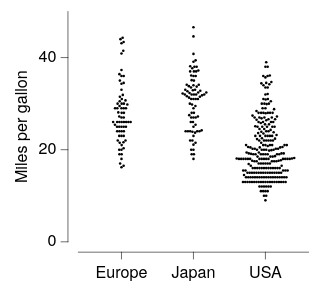

Source (Vega-Lite JSON):
### Vega-Lite specification from a JSON file in a GitHub repository (floating-point values rounded to 4 significant figures; data arrays with more than 128 entries replaced by an {"elided": "..."} marker saying what was removed)
{"background": null, "config": {"arc": {"fill": "#DBDBDB", "fillOpacity": 1.0, "innerRadius": 25.0, "padAngle": 0.03, "stroke": "black", "strokeOpacity": 1, "strokeWidth": 0.25}, "area": {"fill": "#DBDBDB", "fillOpacity": 1.0, "stroke": "black", "strokeOpacity": 1, "strokeWidth": 0.25}, "axis": {"domain": true, "domainCap": "round", "domainColor": "black", "domainWidth": 0.25, "grid": false, "gridCap": "round", "gridColor": "#F1F1F1", "gridDash": [0, 0], "gridOpacity": 1.0, "gridWidth": 0.25, "labelColor": "black", "labelFont": "Helvetica Neue, HelveticaNeue, Helvetica, Arial, sans-serif", "labelFontSize": 7, "labelFontStyle": "normal", "labelFontWeight": 400, "offset": 4.5, "ticks": true, "tickCap": "round", "tickColor": "black", "tickRound": false, "tickSize": 3, "tickWidth": 0.25, "titleColor": "black", "titleFont": "Helvetica Neue, HelveticaNeue, Helvetica, Arial, sans-serif", "titleFontSize": 7, "titleFontStyle": "normal", "titleFontWeight": 400}, "axisX": {"domain": true, "labelAlign": "center", "labelAngle": 0, "labels": true, "ticks": true, "translate": 0}, "axisY": {"domain": true, "labelAlign": "right", "labelAngle": 0, "labels": true, "ticks": true, "translate": 0}, "axisRight": {"domain": true, "labelAlign": "left", "labelAngle": 0, "labels": true, "ticks": true, "translate": 0}, "axisTop": {"domain": true, "labelAlign": "center", "labelAngle": 0, "labels": true, "ticks": true, "translate": 0}, "axisBand": {"tickOffset": 0}, "bar": {"fill": "#DBDBDB", "fillOpacity": 1.0, "stroke": "black", "strokeOpacity": 1, "strokeWidth": 0.25}, "boxplot": {"size": 9.0, "ticks": {"cornerRadius": 0.25, "fill": "black", "opacity": 1, "size": 4.5, "thickness": 0.25}, "box": {"fillOpacity": 1.0, "stroke": "black", "strokeOpacity": 1, "strokeWidth": 0.25}, "median": {"cornerRadius": 0, "fill": "black", "fillOpacity": 1.0, "opacity": 1, "size": 9.0, "thickness": 0.25}, "rule": {"fill": "black", "fillOpacity": 1.0, "size": 10.0, "stroke": "black", "strokeDash": [0, 0], "strokeOpacity": 1, "strokeWidth": 0.25}, "outliers": {"color": "black", "fill": "black", "fillOpacity": 1.0, "size": 0, "stroke": "black", "strokeOpacity": 1, "strokeWidth": 0.25}}, "circle": {"fill": "black", "fillOpacity": 1.0, "size": 1.25, "stroke": null, "strokeOpacity": 1, "strokeWidth": 0.25}, "errorband": {"band": {"fillOpacity": 0.6, "stroke": null, "strokeWidth": 0.25, "strokeOpacity": 1}, "borders": {"opacity": 0, "strokeOpacity": 0.25, "strokeWidth": 1}}, "errorbar": {"opacity": 1, "rule": {"strokeDash": [0, 0], "strokeWidth": 0.25}, "ticks": {"color": "black", "cornerRadius": 0.125, "opacity": 1, "size": 6.0, "thickness": 0.25}, "thickness": 0.25}, "font": "Helvetica Neue, HelveticaNeue, Helvetica, Arial, sans-serif", "geoshape": {"fill": "#DBDBDB", "fillOpacity": 1.0, "stroke": "black", "strokeOpacity": 1, "strokeWidth": 0.25}, "header": {"labelColor": "black", "labelFont": "Helvetica Neue, HelveticaNeue, Helvetica, Arial, sans-serif", "labelFontSize": 7, "labelFontStyle": "normal", "labelFontWeight": 400, "titleColor": "black", "titleFont": "Helvetica Neue, HelveticaNeue, Helvetica, Arial, sans-serif", "titleFontSize": 7, "titleFontStyle": "normal", "titleFontWeight": 400, "titlePadding": 0}, "legend": {"disable": false, "offset": 4.5, "titlePadding": 4, "labelOffset": 2, "gradientLabelOffset": 2, "gradientLength": 50.0, "gradientThickness": 5.0, "gradientOpacity": 1.0, "gradientStrokeColor": "black", "gradientStrokeWidth": 0.25, "labelColor": "black", "labelFont": "Helvetica Neue, HelveticaNeue, Helvetica, Arial, sans-serif", "labelFontSize": 7, "labelFontStyle": "normal", "labelFontWeight": 400, "strokeColor": "black", "strokeWidth": 0, "symbolSize": 42, "symbolStrokeColor": "black", "symbolStrokeWidth": 0.25, "titleColor": "black", "titleFont": "Helvetica Neue, HelveticaNeue, Helvetica, Arial, sans-serif", "titleFontSize": 7, "titleFontStyle": "normal", "titleFontWeight": 400}, "line": {"color": "black", "stroke": "black", "strokeCap": "butt", "strokeDash": [0, 0], "strokeOpacity": 1, "strokeWidth": 0.5}, "point": {"filled": true, "fill": "#DBDBDB", "fillOpacity": 1.0, "size": 5.0, "stroke": "black", "strokeOpacity": 1, "strokeWidth": 0.25}, "range": {"category": ["#B2B2B2", "#4A7CD3", "#008542", "#664CAF", "#509F98", "#636363", "#284F93", "#005226", "#382864", "#285753"], "diverging": {"scheme": ["#443E60", "#5F597E", "#7C759B", "#9994B6", "#B7B4CC", "#D6D5DC", "#F6F6F6", "#D1DAD9", "#A4C2BF", "#7AA9A4", "#578E89", "#37736E", "#1B5954"]}, "heatmap": {"scheme": ["#440154", "#472270", "#433E82", "#38598C", "#2C728E", "#238A8D", "#24A086", "#39B578", "#5DC862", "#96D646", "#CAE02D", "#FDE724"]}, "ordinal": {"scheme": ["#F1F1F1", "#DBDBDB", "#C6C6C6", "#B2B2B2", "#9D9D9D", "#898989", "#767676", "#636363", "#515151", "#404040", "#2F2F2F", "#1F1F1F"]}, "ramp": {"scheme": ["#440154", "#472270", "#433E82", "#38598C", "#2C728E", "#238A8D", "#24A086", "#39B578", "#5DC862", "#96D646", "#CAE02D", "#FDE724"]}}, "rule": {"color": "black", "stroke": "black", "strokeCap": "round", "strokeDash": [2, 2], "strokeOpacity": 1, "strokeWidth": 0.25}, "scale": {"barBandPaddingInner": 0.1, "rectBandPaddingInner": 0, "tickBandPaddingInner": 0.1, "bandPaddingOuter": 0.1, "bandWithNestedOffsetPaddingInner": 0.2, "bandWithNestedOffsetPaddingOuter": 0.2, "offsetBandPaddingInner": 0, "offsetBandPaddingOuter": 0, "round": false}, "rect": {"fill": "#DBDBDB", "fillOpacity": 1.0, "stroke": "black", "strokeOpacity": 1, "strokeWidth": 0.25}, "square": {"fill": "#DBDBDB", "fillOpacity": 1.0, "size": 10.0, "stroke": "black", "strokeOpacity": 1, "strokeWidth": 0.25}, "text": {"color": "black", "font": "Helvetica Neue, HelveticaNeue, Helvetica, Arial, sans-serif", "fontSize": 7, "fontStyle": "normal", "fontWeight": 400}, "tick": {"color": "black", "cornerRadius": 0.125, "opacity": 1.0, "size": 9.0, "thickness": 0.25}, "title": {"anchor": "middle", "frame": "group", "color": "black", "font": "Helvetica Neue, HelveticaNeue, Helvetica, Arial, sans-serif", "fontSize": 7, "fontStyle": "normal", "fontWeight": 400, "subtitleColor": "black", "subtitleFont": "Helvetica Neue, HelveticaNeue, Helvetica, Arial, sans-serif", "subtitleFontSize": "Helvetica Neue, HelveticaNeue, Helvetica, Arial, sans-serif", "subtitleFontStyle": "normal", "subtitleFontWeight": 400}, "trail": {"color": "black", "opacity": 1, "size": 0.5}, "view": {"continuousWidth": 100, "continuousHeight": 100, "discreteWidth": 100, "discreteHeight": 100, "fill": null, "stroke": null, "strokeWidth": 0.25}}, "data": {"name": "data-e3eced9a19a526e2b46e3557233cc953"}, "mark": {"type": "circle"}, "encoding": {"x": {"field": "Origin", "title": null, "type": "nominal"}, "xOffset": {"field": "beeswarm_x", "scale": {"domain": [-45.77, 45.77]}, "type": "quantitative"}, "y": {"field": "Miles_per_Gallon", "title": "Miles per gallon", "type": "quantitative"}}, "$schema": "https://vega.github.io/schema/vega-lite/v6.4.1.json", "datasets": {"data-e3eced9a19a526e2b46e3557233cc953": {"elided": "398 records"}}}
